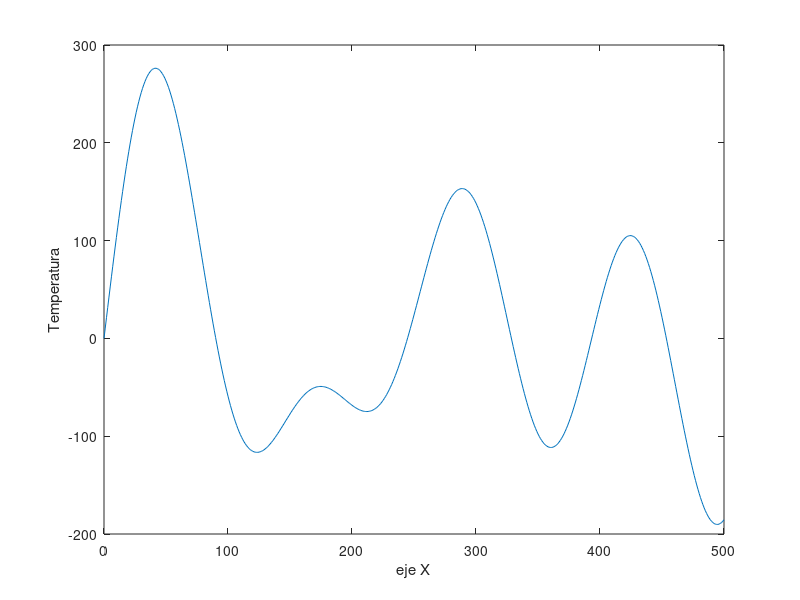
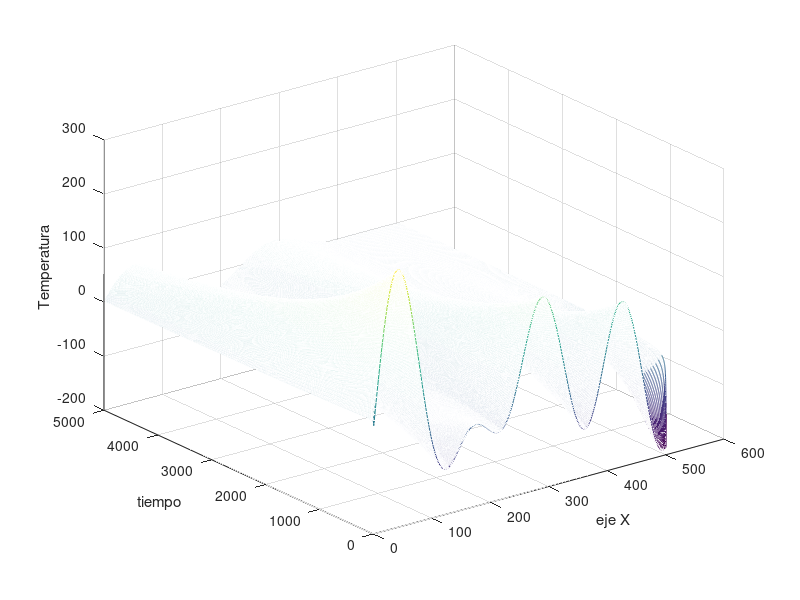

The MATLAB source for these figures, in order:
x=0:500;
T=sin(x/30)+sin(x/40)+sin(x/21);
T=T.*100;
plot(x,T)
xlabel('eje X') 
ylabel('Temperatura')
for k=2:5000
%     temp=zeros(1,501);
    T(k,:)=conv(T(k-1,:),[1/3 1/3 1/3],'same');
%     T(k,:)=T(k-1,:)-temp;
end
% T(1:50,450:end)=[];
figure
mesh(T)
xlabel('eje X') 
ylabel('tiempo')
zlabel('Temperatura')